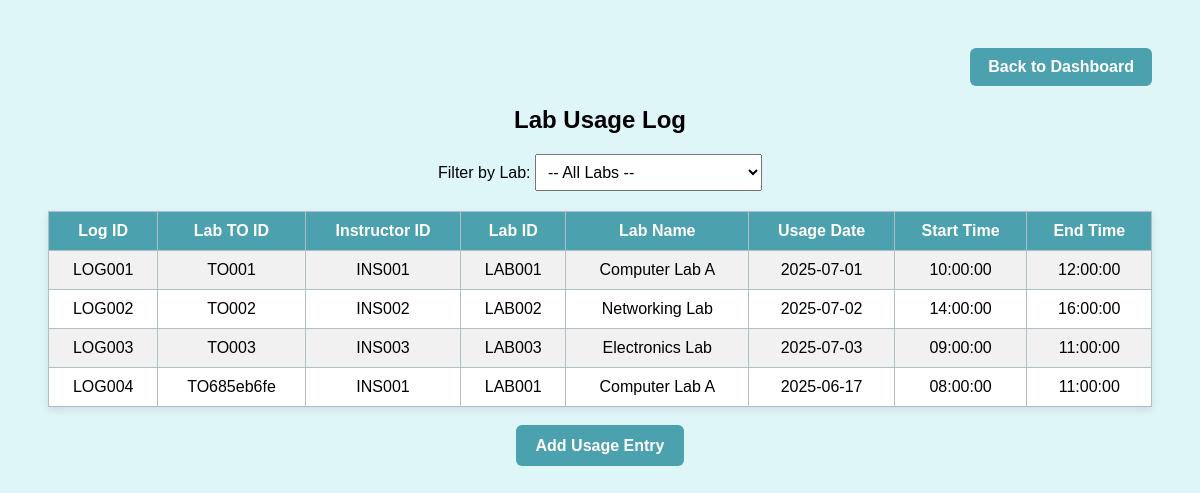
The app's page /lab_usage_log.php with its own data.
### tables this page shows
CREATE TABLE `lab_usage_log` (
  `Log_ID` varchar(10) NOT NULL,
  `Lab_ID` varchar(10) DEFAULT NULL,
  `Usage_date` date DEFAULT NULL,
  `Start_time` time DEFAULT NULL,
  `End_time` time DEFAULT NULL,
  `Instruc_ID` varchar(10) DEFAULT NULL,
  `TO_ID` varchar(10) DEFAULT NULL
);

CREATE TABLE `laboratory` (
  `Lab_ID` varchar(10) NOT NULL,
  `Lab_name` varchar(50) DEFAULT NULL,
  `Capacity` int(11) DEFAULT NULL,
  `Availability` varchar(20) DEFAULT NULL,
  `TO_ID` varchar(10) DEFAULT NULL
);

### lab_usage_log.php (the view, shortened to what this page needs)
<?php
include 'db.php';
$filter = "";
$sql = "
SELECT
    lul.Log_ID,
    lul.TO_ID,
    lul.Instruc_ID,
    lul.Lab_ID,
    l.Lab_name,
    lul.Usage_date,
    lul.Start_time,
    lul.End_time
FROM lab_usage_log lul
JOIN laboratory l ON lul.Lab_ID = l.Lab_ID
$filter
";
$result = $conn->query($sql);
?>
<!DOCTYPE html>
<html>
<head>
</head>
<body>
    <div class="top-bar">
        <a href="labto_dashboard.php" class="back-btn">Back to Dashboard</a>
    </div>
    <h2>Lab Usage Log</h2>
    <form method="get">
        <label for="lab_id">Filter by Lab:</label>
        <select name="lab_id" onchange="this.form.submit()">
            <option value="">-- All Labs --</option>
        </select>
    </form>
    <table>
        <tr>
            <th>Log ID</th>
            <th>Lab TO ID</th>
            <th>Instructor ID</th>
            <th>Lab ID</th>
            <th>Lab Name</th>
            <th>Usage Date</th>
            <th>Start Time</th>
            <th>End Time</th>
        </tr>
        <?php while ($row = $result->fetch_assoc()): ?>
            <tr>
                <td><?= htmlspecialchars($row['Log_ID']) ?></td>
                <td><?= htmlspecialchars($row['TO_ID']) ?></td>
                <td><?= htmlspecialchars($row['Instruc_ID']) ?></td>
                <td><?= htmlspecialchars($row['Lab_ID']) ?></td>
                <td><?= htmlspecialchars($row['Lab_name']) ?></td>
                <td><?= htmlspecialchars($row['Usage_date']) ?></td>
                <td><?= htmlspecialchars($row['Start_time']) ?></td>
                <td><?= htmlspecialchars($row['End_time']) ?></td>
            </tr>
        <?php endwhile; ?>
    </table>
    <div class="bottom-button">
        <a href="add_usage_log.php">Add Usage Entry</a>
    </div>
</body>
</html>

### lab_usage_log.php (style rules this page uses)
body { font-family: Arial, sans-serif; background-color: #dff6f9; padding: 40px; }
.top-bar { display: flex; justify-content: flex-end; margin-bottom: 20px; }
.back-btn { padding: 10px 18px; background-color: #4ca1af; color: white; text-decoration: none; border-radius: 6px; font-weight: bold; }
h2 { text-align: center; }
form { text-align: center; margin-bottom: 20px; }
select { padding: 8px; font-size: 16px; }
table { width: 100%; border-collapse: collapse; background-color: #fff; box-shadow: 0 3px 8px rgba(0,0,0,0.1); }
th, td { border: 1px solid #b0bec5; padding: 10px; text-align: center; }
th { background-color: #4ca1af; color: white; }
tr:nth-child(even) { background-color: #f1f1f1; }
.bottom-button { margin-top: 30px; text-align: center; }
.bottom-button a { padding: 12px 20px; background-color: #4ca1af; color: white; text-decoration: none; border-radius: 6px; font-weight: bold; }

### records on screen
lab_usage_log: Log_ID "LOG001", TO_ID "TO001", Instruc_ID "INS001", Lab_ID "LAB001", Lab_ID.Lab_name "Computer Lab A", Usage_date "2025-07-01", Start_time "10:00:00", End_time "12:00:00"
lab_usage_log: Log_ID "LOG002", TO_ID "TO002", Instruc_ID "INS002", Lab_ID "LAB002", Lab_ID.Lab_name "Networking Lab", Usage_date "2025-07-02", Start_time "14:00:00", End_time "16:00:00"
lab_usage_log: Log_ID "LOG003", TO_ID "TO003", Instruc_ID "INS003", Lab_ID "LAB003", Lab_ID.Lab_name "Electronics Lab", Usage_date "2025-07-03", Start_time "09:00:00", End_time "11:00:00"
lab_usage_log: Log_ID "LOG004", TO_ID "TO685eb6fe", Instruc_ID "INS001", Lab_ID "LAB001", Lab_ID.Lab_name "Computer Lab A", Usage_date "2025-06-17", Start_time "08:00:00", End_time "11:00:00"
